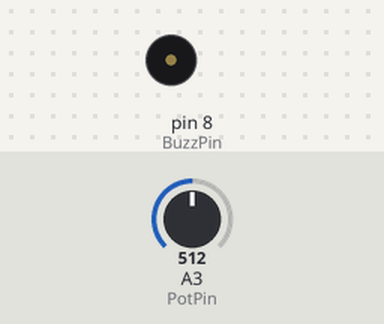
Bench run of a sketch on a simulated Arduino Uno, built with avr-gcc and run on an emulated ATmega328P. Parts: buzzer (waves = sounding, pin HIGH). The inputs (shaded band) are chosen by the test bench; at power-on: A3 (PotPin) = 512.

Above: at 1.2 s.
1.3 s: A3 (PotPin) set to 885
2.8 s: A3 (PotPin) set to 918
At 3.3 s:
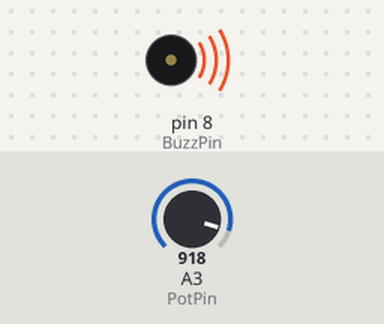
5.8 s: A3 (PotPin) set to 900
At 7.0 s:
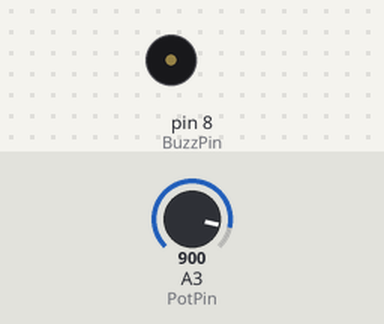
7.3 s: A3 (PotPin) set to 1023
At 7.8 s:
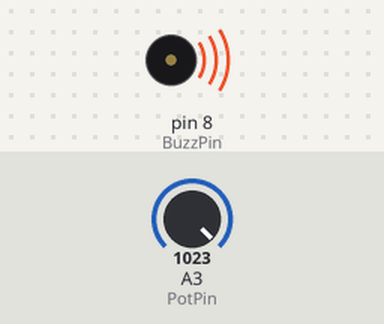
Timing chart, 0 to 10.3 s (numbered marks = the images above; inputs shaded):
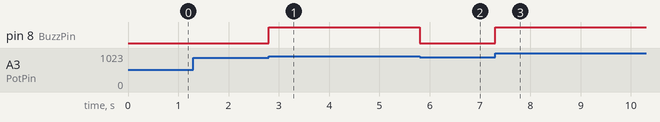

The sketch:

Potentiometer_with_Buzzer.ino
```cpp
int PotVal;
int BuzzPin=8;
int PotPin=A3;

void setup() {
  // put your setup code here, to run once:
  Serial.begin(9600);
  pinMode(BuzzPin,OUTPUT);
  pinMode(PotPin,INPUT);
}

void loop() {
  // put your main code here, to run repeatedly:

  PotVal=analogRead(PotPin);
  if (PotVal>900)
  {
    digitalWrite(BuzzPin,HIGH);
    delay(100);
    digitalWrite(BuzzPin,LOW);
  }
}
```

Measured:
- the behaviour switches between 900 and 901 on A3 (PotPin) (found by bisection; images 0 and 1)
- after the input at 1.3 s, every drawn part: stays the same
- after the input at 2.8 s, pin 8 (BuzzPin): LOW → HIGH at once
- after the input at 5.8 s, pin 8 (BuzzPin): HIGH → LOW at once
- after the input at 7.3 s, pin 8 (BuzzPin): LOW → HIGH at once
